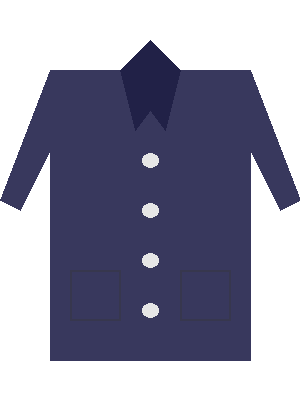
#> input picture clothing_samples/jacket1.png, 300 x 400 px, found by its file name; its folder holds 4 pictures in this run
$ jupyter execute --allow-errors AI_Virtual_Outfit_Tryon.ipynb
#> lines starting #> are read from the running program, lines starting #| are printed output that depends on the picture
### utils/clothing_overlay.py
"""
clothing_overlay.py
-------------------
Functions for overlaying clothing images onto a body frame using
pose-derived measurements.

Usage
-----
    from utils.clothing_overlay import ClothingOverlay

    overlay = ClothingOverlay("clothing_samples/shirt1.png")
    result   = overlay.apply(frame, measurements, x_offset=0, y_offset=0)
"""

import os
import cv2
import numpy as np
from PIL import Image


class ClothingOverlay:
    """Loads a clothing image (RGBA) and blends it onto a BGR frame.

    Parameters
    ----------
    image_path : str
        Path to the clothing PNG (ideally with an alpha channel).
    """

    def __init__(self, image_path: str) -> None:
        self._path = image_path
        self._clothing_rgba = self._load(image_path)

    # ------------------------------------------------------------------
    # Public API
    # ------------------------------------------------------------------

    # [48 lines left out: function apply, not called in this run]

    @staticmethod
    def list_catalog(samples_dir: str = "clothing_samples") -> list:
        """Return a list of PNG filenames found in *samples_dir*."""
        if not os.path.isdir(samples_dir):
            return []
        return sorted(
            f for f in os.listdir(samples_dir) if f.lower().endswith(".png")
        )

    # ------------------------------------------------------------------
    # Internal helpers
    # ------------------------------------------------------------------

    @staticmethod
    def _load(path: str) -> np.ndarray:
        """Load a PNG (with or without alpha) as an RGBA NumPy array."""
        img = Image.open(path).convert("RGBA")
#> img is the input picture: PIL image 300x400 RGBA; mean R, G, B, A 22.1, 22.1, 43.4, 127.3
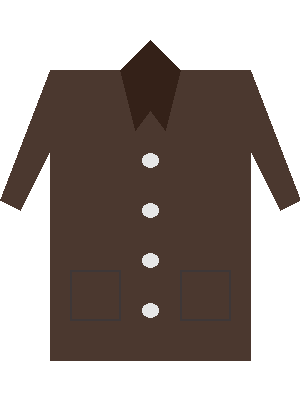
#> input picture clothing_samples/jacket2.png, 300 x 400 px, found by its file name
#> in _load, img is the input picture: PIL image 300x400 RGBA; mean R, G, B, A 32.7, 22.1, 16.8, 127.3
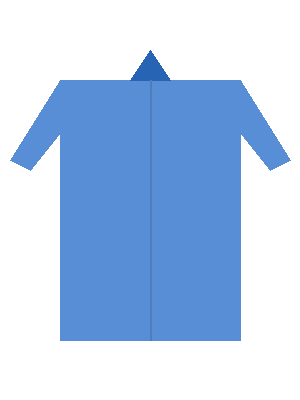
#> input picture clothing_samples/shirt1.png, 300 x 400 px, found by its file name
#> in _load, img is the input picture: PIL image 300x400 RGBA; mean R, G, B, A 29.8, 55.6, 89.9, 98.9
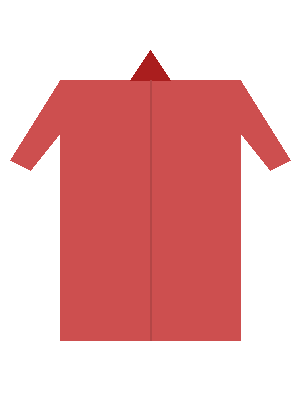
#> input picture clothing_samples/shirt2.png, 300 x 400 px, found by its file name
#> in _load, img is the input picture: PIL image 300x400 RGBA; mean R, G, B, A 85.6, 25.5, 25.5, 98.9
        return np.array(img, dtype=np.uint8)

    # [46 lines left out: functions _resize, _blend, not called in this run]

### utils/pose_detector.py
"""
pose_detector.py  (FIXED for MediaPipe 0.10+)
----------------------------------------------
MediaPipe removed mp.solutions.pose in 0.10+.
This version uses the new mediapipe.tasks API with a fallback
to the legacy API for older installs.
"""

import cv2
import numpy as np

try:
    import mediapipe as mp
    MEDIAPIPE_AVAILABLE = True
    _mp_version = tuple(int(x) for x in mp.__version__.split(".")[:2])
except ImportError:
    MEDIAPIPE_AVAILABLE = False
    _mp_version = (0, 0)


# ── Helper: download the pose-landmarker model if needed ──────────────────────
# [12 lines left out: function _ensure_model, not called in this run]


class PoseDetector:
    """
    Unified pose detector that works with both:
      • MediaPipe < 0.10  (legacy mp.solutions.pose)
      • MediaPipe ≥ 0.10  (new mediapipe.tasks PoseLandmarker)
    """

    # Landmark indices (same in both APIs)
    LEFT_SHOULDER  = 11
    RIGHT_SHOULDER = 12
    LEFT_HIP       = 23
    RIGHT_HIP      = 24
    LEFT_ELBOW     = 13
    RIGHT_ELBOW    = 14
    LEFT_WRIST     = 15
    RIGHT_WRIST    = 16

    def __init__(
        self,
        min_detection_confidence: float = 0.5,
        min_tracking_confidence: float = 0.5,
    ) -> None:
#> called with min_detection_confidence = 0.5, min_tracking_confidence = 0.5
        if not MEDIAPIPE_AVAILABLE:
            raise ImportError("mediapipe is required: pip install mediapipe")

        self._conf_detect  = min_detection_confidence
        self._conf_track   = min_tracking_confidence
        self._use_new_api  = _mp_version >= (0, 10)

        if self._use_new_api:
            self._init_new_api()
        else:
            self._init_legacy_api()
#> (the call stopped at in _init_legacy_api, `self._pose_model        = self._mp_pose.Pose( min_detection_confidence..`: mediapipe is not available in this run)

    # ── Initialisation ────────────────────────────────────────────────────────

    # [22 lines left out: function _init_new_api, not called in this run]

    def _init_legacy_api(self):
        """Legacy MediaPipe API (< 0.10)."""
        self._mp_pose           = mp.solutions.pose
        self._mp_drawing        = mp.solutions.drawing_utils
        self._mp_drawing_styles = mp.solutions.drawing_styles
        self._pose_model        = self._mp_pose.Pose(
            min_detection_confidence=self._conf_detect,
            min_tracking_confidence=self._conf_track,
        )

    # ── Public API ────────────────────────────────────────────────────────────

    # [119 lines left out: functions detect, _detect_new, _detect_legacy, get_body_measurements, is_pose_visible, close, not called in this run]

    def __enter__(self):
        return self

    def __exit__(self, *_):
        self.close()

### AI_Virtual_Outfit_Tryon.ipynb
# 👗 AI Virtual Outfit Try-On System

An AI-powered virtual try-on experience that works entirely in Google Colab.
The system uses **MediaPipe Pose** to detect your body landmarks and overlays
selected clothing items in real time.

---
**How to use:**
1. Run **Cell 1** to install dependencies
2. Run **Cell 2** to clone the helper utilities
3. Run **Cell 3** to launch the interactive UI
4. Click **▶ Start Camera**, choose a garment, then click **📸 Screenshot**

[cell 1]
# Cell 1 – Install dependencies
print('Installing dependencies – this may take a minute…')
import subprocess, sys
pkgs = [
    'opencv-python-headless',
    'mediapipe',
    'Pillow',
    'numpy',
    'ipywidgets',
    'matplotlib',
]
subprocess.check_call([sys.executable, '-m', 'pip', 'install', '--quiet'] + pkgs)
print('✅ All dependencies installed.')

[cell 2]
# Cell 2 – Clone the repository so utility modules are available
import os, sys

REPO_URL  = 'https://github.com/Momina-13/AI-Virtual-outfit-Try-on.git'
REPO_DIR  = '/content/AI-Virtual-outfit-Try-on'

if not os.path.isdir(REPO_DIR):
    os.system(f'git clone --depth 1 {REPO_URL} {REPO_DIR}')
    print('✅ Repository cloned.')
else:
    print('ℹ️  Repository already present.')

if REPO_DIR not in sys.path:
    sys.path.insert(0, REPO_DIR)
    print('✅ Added to Python path.')

SAMPLES_DIR = os.path.join(REPO_DIR, 'clothing_samples')
print(f'Clothing samples found: {os.listdir(SAMPLES_DIR)}')

[cell 3]
# Cell 3 – AI Virtual Outfit Try-On interactive UI
import os, sys, time, base64, io, threading
from datetime import datetime

import cv2
import numpy as np
from PIL import Image
import ipywidgets as widgets
from IPython.display import display, HTML, Javascript, clear_output

# Make sure the repo root is on the path
REPO_DIR = '/content/AI-Virtual-outfit-Try-on'
if REPO_DIR not in sys.path:
    sys.path.insert(0, REPO_DIR)

from utils.pose_detector   import PoseDetector
from utils.clothing_overlay import ClothingOverlay
from utils.camera_utils    import CameraUtils

# ---------------------------------------------------------------------------
# JavaScript: initialise webcam and expose frame-capture helper
# ---------------------------------------------------------------------------
CAMERA_JS = """
window._tryOnActive = false;

async function startTryOnCamera(width, height) {
  if (window._tryOnStream) return 'already_running';
  const stream = await navigator.mediaDevices.getUserMedia(
      { video: { width, height } });
  window._tryOnStream = stream;
  const v = document.createElement('video');
  v.srcObject = stream;
  v.autoplay = true;
  v.playsInline = true;
  await new Promise(r => { v.onloadedmetadata = r; });
  v.play();
  window._tryOnVideo = v;
  window._tryOnActive = true;
  return 'started';
}

function captureTryOnFrame(width, height) {
  const v = window._tryOnVideo;
  if (!v) return null;
  const c = document.createElement('canvas');
  c.width  = v.videoWidth  || width;
  c.height = v.videoHeight || height;
  c.getContext('2d').drawImage(v, 0, 0);
  return c.toDataURL('image/jpeg', 0.85);
}

function stopTryOnCamera() {
  if (!window._tryOnStream) return 'not_running';
  window._tryOnStream.getTracks().forEach(t => t.stop());
  delete window._tryOnStream;
  delete window._tryOnVideo;
  window._tryOnActive = false;
  return 'stopped';
}
"""

display(Javascript(CAMERA_JS))

# ---------------------------------------------------------------------------
# Build clothing catalog
# ---------------------------------------------------------------------------
SAMPLES_DIR = os.path.join(REPO_DIR, 'clothing_samples')
catalog = ClothingOverlay.list_catalog(SAMPLES_DIR)
catalog_paths = {name: os.path.join(SAMPLES_DIR, name) for name in catalog}

# Pre-load clothing overlays
overlays = {name: ClothingOverlay(path) for name, path in catalog_paths.items()}

# ---------------------------------------------------------------------------
# Pose detector
# ---------------------------------------------------------------------------
detector = PoseDetector(min_detection_confidence=0.5, min_tracking_confidence=0.5)

# ---------------------------------------------------------------------------
# Widget layout
# ---------------------------------------------------------------------------
FRAME_W, FRAME_H = 640, 480

clothing_dd = widgets.Dropdown(
    options=['(none)'] + catalog,
    value='(none)',
    description='Garment:',
    layout=widgets.Layout(width='250px'),
)

x_offset_sl = widgets.IntSlider(
    value=0, min=-100, max=100, step=5,
    description='X offset:',
    layout=widgets.Layout(width='350px'),
)
y_offset_sl = widgets.IntSlider(
    value=0, min=-100, max=100, step=5,
    description='Y offset:',
    layout=widgets.Layout(width='350px'),
)
scale_sl = widgets.FloatSlider(
    value=1.2, min=0.8, max=2.0, step=0.05,
    description='Scale:',
    layout=widgets.Layout(width='350px'),
)
conf_sl = widgets.FloatSlider(
    value=0.5, min=0.1, max=0.95, step=0.05,
    description='Min conf:',
    layout=widgets.Layout(width='350px'),
)

start_btn = widgets.Button(
    description='▶ Start Camera',
    button_style='success',
    layout=widgets.Layout(width='160px'),
)
stop_btn = widgets.Button(
    description='⏹ Stop Camera',
    button_style='danger',
    layout=widgets.Layout(width='160px'),
)
screenshot_btn = widgets.Button(
    description='📸 Screenshot',
    button_style='info',
    layout=widgets.Layout(width='160px'),
)

status_lbl  = widgets.Label(value='Camera stopped.')
frame_out   = widgets.Output()
screenshot_out = widgets.Output()

# ---------------------------------------------------------------------------
# State
# ---------------------------------------------------------------------------
state = {
    'running': False,
    'latest_frame': None,   # BGR ndarray
}

# ---------------------------------------------------------------------------
# Helpers
# ---------------------------------------------------------------------------

# [103 lines left out: functions data_url_to_bgr, process_frame, render_bgr, camera_loop, on_start, on_stop and 1 more, not called in this run]


start_btn.on_click(on_start)
stop_btn.on_click(on_stop)
screenshot_btn.on_click(on_screenshot)

# ---------------------------------------------------------------------------
# Layout and display
# ---------------------------------------------------------------------------
controls = widgets.VBox([
    widgets.HTML('<h2>👗 AI Virtual Outfit Try-On</h2>'),
    widgets.HBox([start_btn, stop_btn, screenshot_btn]),
    clothing_dd,
    widgets.HTML('<b>Fine-tune position & scale:</b>'),
    x_offset_sl,
    y_offset_sl,
    scale_sl,
    conf_sl,
    status_lbl,
])

display(widgets.HBox([
    controls,
    widgets.VBox([frame_out]),
]))
display(screenshot_out)

[cell 4]
# Cell 4 – Offline demo: test pose detection + clothing overlay on a static image
# (No camera required – useful for testing outside Colab)
import os, sys

REPO_DIR = '/content/AI-Virtual-outfit-Try-on'
if not os.path.isdir(REPO_DIR):
    REPO_DIR = os.path.dirname(os.path.abspath('.'))
if REPO_DIR not in sys.path:
    sys.path.insert(0, REPO_DIR)

import numpy as np
import cv2
import matplotlib.pyplot as plt
from PIL import Image

from utils.clothing_overlay import ClothingOverlay

SAMPLES_DIR = os.path.join(REPO_DIR, 'clothing_samples')
catalog = ClothingOverlay.list_catalog(SAMPLES_DIR)
